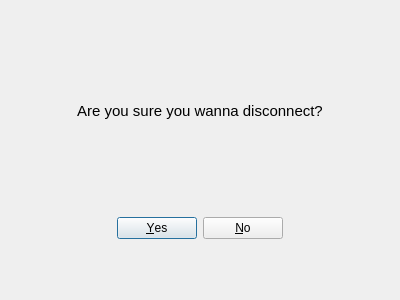
<?xml version="1.0" encoding="UTF-8"?>
<ui version="4.0">
 <class>Disconnect</class>
 <widget class="QDialog" name="Disconnect">
  <property name="geometry">
   <rect>
    <x>0</x>
    <y>0</y>
    <width>400</width>
    <height>300</height>
   </rect>
  </property>
  <property name="windowTitle">
   <string>Dialog</string>
  </property>
  <layout class="QGridLayout" name="gridLayout">
   <item row="2" column="0">
    <widget class="QDialogButtonBox" name="buttonBox">
     <property name="font">
      <font>
       <family>Nirmala UI</family>
      </font>
     </property>
     <property name="locale">
      <locale language="English" country="UnitedStates"/>
     </property>
     <property name="orientation">
      <enum>Qt::Horizontal</enum>
     </property>
     <property name="standardButtons">
      <set>QDialogButtonBox::No|QDialogButtonBox::Yes</set>
     </property>
     <property name="centerButtons">
      <bool>true</bool>
     </property>
    </widget>
   </item>
   <item row="1" column="0">
    <widget class="QLabel" name="label">
     <property name="maximumSize">
      <size>
       <width>400</width>
       <height>100</height>
      </size>
     </property>
     <property name="font">
      <font>
       <pointsize>11</pointsize>
      </font>
     </property>
     <property name="layoutDirection">
      <enum>Qt::LeftToRight</enum>
     </property>
     <property name="text">
      <string>Are you sure you wanna disconnect?</string>
     </property>
     <property name="alignment">
      <set>Qt::AlignCenter</set>
     </property>
    </widget>
   </item>
  </layout>
 </widget>
 <resources/>
 <connections>
  <connection>
   <sender>buttonBox</sender>
   <signal>accepted()</signal>
   <receiver>Disconnect</receiver>
   <slot>accept()</slot>
   <hints>
    <hint type="sourcelabel">
     <x>248</x>
     <y>254</y>
    </hint>
    <hint type="destinationlabel">
     <x>157</x>
     <y>274</y>
    </hint>
   </hints>
  </connection>
  <connection>
   <sender>buttonBox</sender>
   <signal>rejected()</signal>
   <receiver>Disconnect</receiver>
   <slot>reject()</slot>
   <hints>
    <hint type="sourcelabel">
     <x>316</x>
     <y>260</y>
    </hint>
    <hint type="destinationlabel">
     <x>286</x>
     <y>274</y>
    </hint>
   </hints>
  </connection>
 </connections>
</ui>
